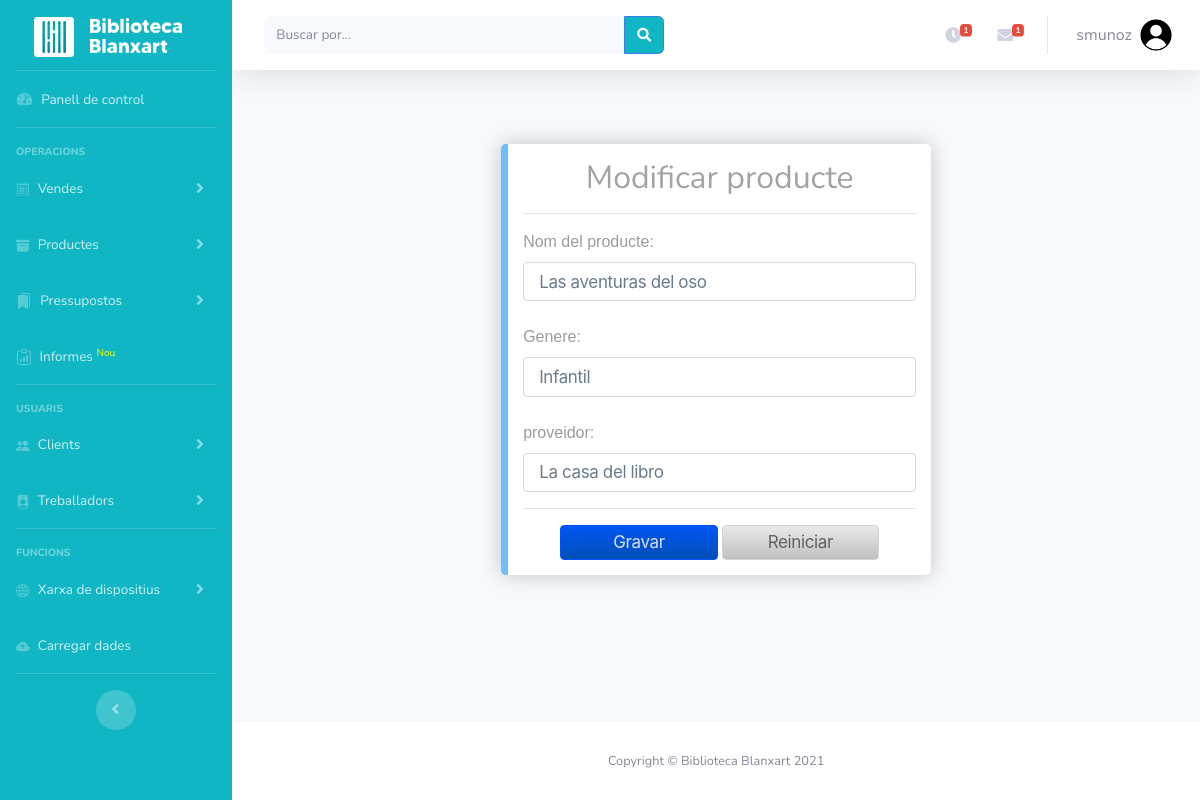
Screenshot of /modificar_producte.php?usuari=1 (signed in) with the database file from the repository.
### tables this page shows
CREATE TABLE tb_producte (
    id_producte INT PRIMARY KEY AUTO_INCREMENT, 
    nom VARCHAR(50), 
    genere VARCHAR(10), 
    proveidor VARCHAR(50)
);

### modificar_producte.php (the view, shortened to what this page needs)
<!DOCTYPE html>
<html lang="cat">
<head>
    <link href="vendor/fontawesome-free/css/all.min.css" rel="stylesheet" type="text/css">
    <link href="css/aso.css" rel="stylesheet">
    <link href="css/sb-admin-2.min.css" rel="stylesheet">
</head>
<body id="page-top">
    <div id="wrapper">
    <?php include("layout/menu-lateral.php"); ?>
<div id="content-wrapper" class="d-flex flex-column">
    <div id="content">
        <?php include("layout/user-logout.php"); ?>
    <div id="page-content-wrapper">
    <?php
        require('functions/connector.php');
        $sql="SELECT * FROM tb_producte WHERE id_producte=".$_GET["usuari"];
        $result=mysqli_query($dbLink,$sql) or exit(mysqli_connect_error($dbLink));
        $producte=mysqli_fetch_array($result);
        ?>
        <div class="recuadro_menu">
        <h1 class="nou-usuari">Modificar producte</h1>
        <hr>
        <form action=functions/gravar_modificar_producte.php method="POST">
            <label for=nom>Nom del producte: </label>
            <input class="form-textbox form-textbox-text" type="text" id=nom name=nom value="<?php echo $producte["nom"]; ?>" size="20"><br><br>
            <label for=genere>Genere: </label>
            <input class="form-textbox form-textbox-text" type="text" id=genere name=genere value="<?php echo $producte["genere"]; ?>" size="20"><br><br>
            <label for=proveidor>proveidor: </label>
            <input class="form-textbox form-textbox-text" type="text" id=proveidor name=proveidor value="<?php echo $producte["proveidor"]; ?>" size="40"><hr>
            <div align="center">
            <input class="button button-block-info as-tradeupinline-button" type="submit" value="Gravar"/>
            <input class="button-white button-block-petit as-tradeupinline-button" type="reset" value="Reiniciar"/><br>
            </form>
             </div>
        </div>
  </div>
            </div>
<?php include("layout/footer.php"); ?>
</div>
</body>
</html>

### css/aso.css (style rules this page uses)
body { font: 14px sans-serif; }
body { background-image: url("../img/wallpaper.jpg"); font-family: sans-serif; overflow: auto; color: #000000; background-position: center; background-attachment: fixed; background-position: center; background-repeat: no-repeat; background-size: cover; height: 500px; }
.recuadro_menu { background-color: #ffffff; border-radius: 5px 5px 5px 5px; border-style: solid; border-width: 0px 0px 0px 7px; border-color: #239cffa7; box-shadow: 0px 0px 20px 0px rgba(0, 0, 0, 0.22); transition: background 0.5s, border 0.5s, border-radius 0.5s, box-shadow 0.5s; box-sizing: border-box; left: 100px; top: 200px; align-content: center!important; width: 100%; max-width: 430px; padding: 15px; margin: auto; margin-top: 50px; margin-bottom: 110px; }
.button { font-size: 17px; line-height: 1.47059; font-weight: 400; letter-spacing: -.022em; font-family: SF Pro Text,SF Pro Icons,AOS Icons,Helvetica Neue,Helvetica,Arial,sans-serif; background-color: #825700; background: linear-gradient(#f39f14,#947104); border: 1px solid #ad6f18; border-radius: 4px; color: #fff; cursor: pointer; display: inline-block; min-width: 30px; padding: 4px 15px; text-align: center; white-space: nowrap; }
.as-tradeupinline-button { z-index: 1; }
h1 { color: rgb(163, 163, 163); text-align: center; font-size: 45px; }
hr { border-top: 1px solid #3b3b3b; }
label { color: #9c9c9c; font-family: Arial, Helvetica, sans-serif; }
.nou-usuari { font-size: 32px; }
.form-textbox { font-size: 17px; line-height: 1.23543; font-weight: 400; letter-spacing: -.022em; font-family: SF Pro Text,SF Pro Icons,AOS Icons,Helvetica Neue,Helvetica,Arial,sans-serif; display: inline-block; box-sizing: border-box; vertical-align: top; width: 100%; height: 2.3em; padding-left: .94118rem; padding-right: .94118rem; color: #6a7b8a; text-align: left; border: 1px solid #d6d6d6; border-radius: 4px; background: #fffc; }
.button-block-petit { box-sizing: border-box; width: 40%; }
.button-white { font-size: 17px; line-height: 1.47059; font-weight: 400; letter-spacing: -.022em; font-family: SF Pro Text,SF Pro Icons,AOS Icons,Helvetica Neue,Helvetica,Arial,sans-serif; background-color: #c9cbcc; background: linear-gradient(#e9e9e9,#c0c0c0); border: 1px solid rgb(211, 211, 211); border-radius: 4px; color: rgb(97, 97, 97); cursor: pointer; display: inline-block; min-width: 30px; padding: 4px 15px; text-align: center; white-space: nowrap; }
.button-block-info { box-sizing: border-box; width: 40%; font-size: 17px; line-height: 1.47059; font-weight: 400; letter-spacing: -.022em; font-family: SF Pro Text,SF Pro Icons,AOS Icons,Helvetica Neue,Helvetica,Arial,sans-serif; background-color: #0075b9; background: linear-gradient(#0056f5,#004fb6); border: 1px solid rgb(0, 81, 255); border-radius: 4px; color: rgb(241 241 255 / 89%); cursor: pointer; display: inline-block; min-width: 30px; padding: 4px 15px; text-align: center; white-space: nowrap; }

### rows the page displays
tb_producte: nom "Las aventuras del oso", genere "Infantil", proveidor "La casa del libro"

### other values shown
$_SESSION["usuari"] "smunoz"
